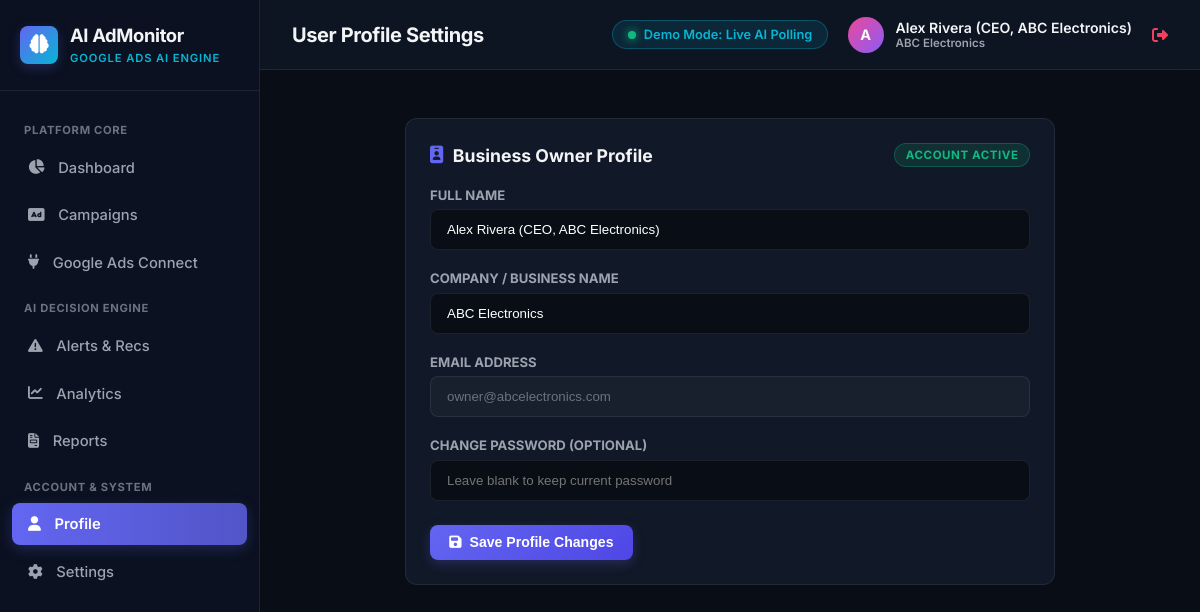
Page /auth/profile (signed in) on the committed database.
### database/models.py (models this page shows, shortened)
class User(UserMixin, db.Model):
    __tablename__ = 'users'
    id = db.Column(db.Integer, primary_key=True)
    email = db.Column(db.String(120), unique=True, nullable=False, index=True)
    password_hash = db.Column(db.String(256), nullable=False)
    full_name = db.Column(db.String(100), nullable=False)
    company_name = db.Column(db.String(100), default='ABC Electronics')
    is_demo_mode = db.Column(db.Boolean, default=True)
    created_at = db.Column(db.DateTime, default=datetime.utcnow)
    accounts = db.relationship('GoogleAdsAccount', backref='owner', lazy=True, cascade='all, delete-orphan')

### routes/auth.py (the view, shortened to what this page needs)
@auth_bp.route('/profile', methods=['GET', 'POST'])
@login_required
def profile():
    return render_template('auth/profile.html')

### templates/auth/profile.html (shortened to what this page needs)
{% extends "base.html" %}
{% block page_title %}User Profile Settings{% endblock %}
{% block content %}
<div style="max-width: 650px; margin: 0 auto;">
  <div class="saas-card">
    <div class="card-header-flex">
      <div class="card-title-lg">
        <i class="fa-solid fa-id-badge" style="color: var(--primary);"></i>
        <span>Business Owner Profile</span>
      </div>
      <span class="badge-severity badge-low">Account Active</span>
    </div>
    <form method="POST" action="{{ url_for('auth.profile') }}">
      <div style="margin-bottom: 1.25rem;">
        <label style="display: block; font-size: 0.82rem; font-weight: 700; color: var(--text-muted); margin-bottom: 0.4rem; text-transform: uppercase;">Full Name</label>
        <input type="text" name="full_name" value="{{ current_user.full_name }}" required style="width: 100%; padding: 0.75rem 1rem; background: var(--bg-dark); border: 1px solid var(--border-color); border-radius: var(--radius-sm); color: #fff;">
      </div>
      <div style="margin-bottom: 1.25rem;">
        <label style="display: block; font-size: 0.82rem; font-weight: 700; color: var(--text-muted); margin-bottom: 0.4rem; text-transform: uppercase;">Company / Business Name</label>
        <input type="text" name="company_name" value="{{ current_user.company_name }}" required style="width: 100%; padding: 0.75rem 1rem; background: var(--bg-dark); border: 1px solid var(--border-color); border-radius: var(--radius-sm); color: #fff;">
      </div>
      <div style="margin-bottom: 1.25rem;">
        <label style="display: block; font-size: 0.82rem; font-weight: 700; color: var(--text-muted); margin-bottom: 0.4rem; text-transform: uppercase;">Email Address</label>
        <input type="email" value="{{ current_user.email }}" disabled style="width: 100%; padding: 0.75rem 1rem; background: rgba(255,255,255,0.03); border: 1px solid var(--border-color); border-radius: var(--radius-sm); color: var(--text-dim); cursor: not-allowed;">
      </div>
      <div style="margin-bottom: 1.5rem;">
        <label style="display: block; font-size: 0.82rem; font-weight: 700; color: var(--text-muted); margin-bottom: 0.4rem; text-transform: uppercase;">Change Password (optional)</label>
        <input type="password" name="new_password" placeholder="Leave blank to keep current password" style="width: 100%; padding: 0.75rem 1rem; background: var(--bg-dark); border: 1px solid var(--border-color); border-radius: var(--radius-sm); color: #fff;">
      </div>
      <button type="submit" class="btn-saas btn-primary">
        <i class="fa-solid fa-floppy-disk"></i> Save Profile Changes
      </button>
    </form>
  </div>
</div>
{% endblock %}

### templates/base.html (shortened to what this page needs)
<!DOCTYPE html>
<html lang="en">
<head>
  <link rel="stylesheet" href="https://cdnjs.cloudflare.com/ajax/libs/font-awesome/6.5.1/css/all.min.css">
  <link rel="stylesheet" href="{{ url_for('static', filename='css/style.css') }}">
</head>
<body>
<div class="app-wrapper">
  <aside class="sidebar">
    <div class="sidebar-brand">
      <div class="brand-icon">
        <i class="fa-solid fa-brain"></i>
      </div>
      <div class="brand-text">
        <h1>AI AdMonitor</h1>
        <span>Google Ads AI Engine</span>
      </div>
    </div>
    <ul class="sidebar-menu">
      <li class="menu-label">Platform Core</li>
      <li class="menu-item {% if request.endpoint == 'dashboard.index' %}active{% endif %}">
        <a href="{{ url_for('dashboard.index') }}">
          <i class="fa-solid fa-chart-pie"></i>
          <span>Dashboard</span>
        </a>
      </li>
      <li class="menu-item {% if 'campaigns' in request.endpoint %}active{% endif %}">
        <a href="{{ url_for('campaigns.index') }}">
          <i class="fa-solid fa-rectangle-ad"></i>
          <span>Campaigns</span>
        </a>
      </li>
      <li class="menu-item {% if request.endpoint == 'campaigns.connect' %}active{% endif %}">
        <a href="{{ url_for('campaigns.connect') }}">
          <i class="fa-solid fa-plug"></i>
          <span>Google Ads Connect</span>
        </a>
      </li>
      <li class="menu-label">AI Decision Engine</li>
      <li class="menu-item {% if request.endpoint == 'alerts.index' %}active{% endif %}">
        <a href="{{ url_for('alerts.index') }}">
          <i class="fa-solid fa-triangle-exclamation"></i>
          <span>Alerts & Recs</span>
        </a>
      </li>
      <li class="menu-item {% if request.endpoint == 'analytics.index' %}active{% endif %}">
        <a href="{{ url_for('analytics.index') }}">
          <i class="fa-solid fa-chart-line"></i>
          <span>Analytics</span>
        </a>
      </li>
      <li class="menu-item {% if request.endpoint == 'reports.index' %}active{% endif %}">
        <a href="{{ url_for('reports.index') }}">
          <i class="fa-solid fa-file-invoice"></i>
          <span>Reports</span>
        </a>
      </li>
      <li class="menu-label">Account & System</li>
      <li class="menu-item {% if request.endpoint == 'auth.profile' %}active{% endif %}">
        <a href="{{ url_for('auth.profile') }}">
          <i class="fa-solid fa-user"></i>
          <span>Profile</span>
        </a>
      </li>
      <li class="menu-item {% if request.endpoint == 'settings' %}active{% endif %}">
        <a href="{{ url_for('settings') }}">
          <i class="fa-solid fa-gear"></i>
          <span>Settings</span>
        </a>
      </li>
    </ul>
  </aside>
  <div class="main-wrapper">
    <header class="top-navbar">
      <div class="navbar-title">
        <h2>{% block page_title %}Real-Time Dashboard{% endblock %}</h2>
      </div>
      <div class="navbar-actions">
        <div id="realtime-status-pill" class="demo-status-pill">
          <div class="pulse-dot"></div>
          <span>Demo Mode: Live AI Polling</span>
        </div>
        {% if current_user.is_authenticated %}
        <div class="user-profile-menu">
          <div class="avatar">{{ current_user.full_name[0] }}</div>
          <div style="font-size: 0.88rem; font-weight: 600;">
            {{ current_user.full_name }}
            <div style="font-size: 0.72rem; color: var(--text-muted);">{{ current_user.company_name }}</div>
          </div>
          <a href="{{ url_for('auth.logout') }}" style="color: var(--accent-rose); margin-left: 0.5rem; text-decoration: none;" title="Logout">
            <i class="fa-solid fa-right-from-bracket"></i>
          </a>
        </div>
        {% else %}
        <a href="{{ url_for('auth.login') }}" class="btn-saas btn-primary btn-sm">Login</a>
        {% endif %}
      </div>
    </header>
    <div style="padding: 1rem 2rem 0 2rem;">
    </div>
    <main class="content-body">
      {% block content %}{% endblock %}
    </main>
  </div>
</div>
</body>
</html>

### rows in the picture
User: full_name "A", full_name "Alex Rivera (CEO, ABC Electronics)", company_name "ABC Electronics", email "owner@abcelectronics.com"
